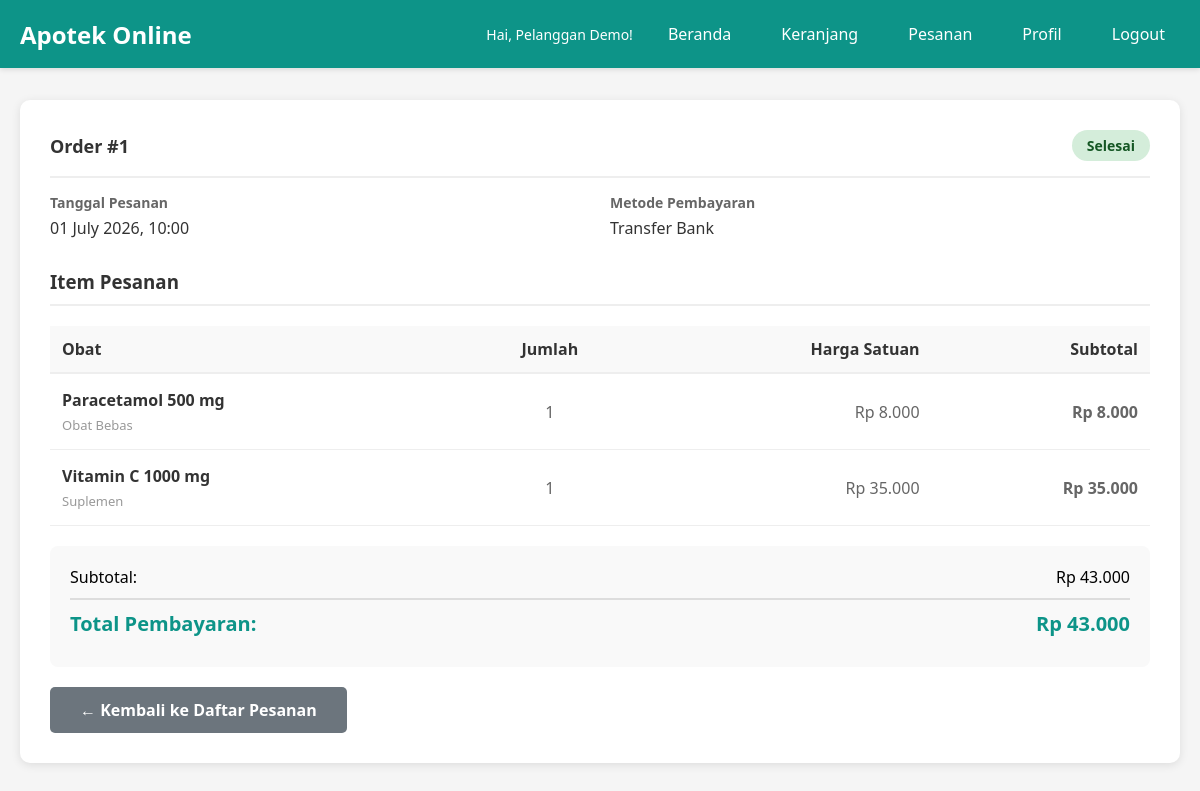
The page /user/order-detail.php?id=1 (signed in) on the database its author committed.
### tables this page shows
CREATE TABLE IF NOT EXISTS orders (
  id INT UNSIGNED AUTO_INCREMENT PRIMARY KEY,
  user_id INT UNSIGNED NOT NULL,
  order_date DATETIME NOT NULL DEFAULT CURRENT_TIMESTAMP,
  total_price DECIMAL(12,2) NOT NULL,
  payment_method VARCHAR(50) NOT NULL,
  status ENUM('pending', 'completed', 'cancelled') NOT NULL DEFAULT 'pending',
  CONSTRAINT fk_orders_user FOREIGN KEY (user_id) REFERENCES users(id)
);

CREATE TABLE IF NOT EXISTS order_details (
  id INT UNSIGNED AUTO_INCREMENT PRIMARY KEY,
  order_id INT UNSIGNED NOT NULL,
  medicine_id INT UNSIGNED NOT NULL,
  quantity INT NOT NULL,
  price_at_purchase DECIMAL(12,2) NOT NULL,
  CONSTRAINT fk_order_details_order FOREIGN KEY (order_id) REFERENCES orders(id),
  CONSTRAINT fk_order_details_medicine FOREIGN KEY (medicine_id) REFERENCES medicines(id)
);

CREATE TABLE IF NOT EXISTS medicines (
  id INT UNSIGNED AUTO_INCREMENT PRIMARY KEY,
  name VARCHAR(150) NOT NULL,
  description TEXT NULL,
  price DECIMAL(12,2) NOT NULL,
  stock INT NOT NULL DEFAULT 0,
  category VARCHAR(100) NOT NULL,
  image VARCHAR(255) NULL,
  created_at TIMESTAMP NOT NULL DEFAULT CURRENT_TIMESTAMP
);

### user/order-detail.php (the view, shortened to what this page needs)
<?php
include '../config/database.php';
$user_id = $_SESSION['user_id'];
$order_id = ($_GET['id']);
$order_query = "SELECT * FROM orders WHERE id='$order_id' AND user_id='$user_id'";
$order_result = mysqli_query($db, $order_query);
$order = mysqli_fetch_assoc($order_result);
$details_query = "SELECT od.*, m.name, m.category, m.description
                 FROM order_details od
                 JOIN medicines m ON od.medicine_id = m.id
                 WHERE od.order_id = '$order_id'";
$details = mysqli_query($db, $details_query);
?>
<!DOCTYPE html>
<html lang="id">
<head>
    <link rel="stylesheet" href="../assets/css/user.css">
</head>
<body>
    <?php include "../layout/userheader.php" ?>
    <div class="container">
        <div class="detail-card">
            <div class="order-header">
                <div class="order-id">Order #<?php echo $order['id']; ?></div>
                <div class="order-status status-<?php echo $order['status']; ?>">
                    <?php
                    $status_text = [
                        'completed' => 'Selesai',
                        'pending' => 'Menunggu',
                        'cancelled' => 'Dibatalkan'
                    ];
                    echo $status_text[$order['status']] ?? $order['status'];
                    ?>
                </div>
            </div>
            <div class="info-grid">
                <div class="info-item">
                    <strong>Tanggal Pesanan</strong>
                    <span><?php echo date('d F Y, H:i', strtotime($order['order_date'])); ?></span>
                </div>
                <div class="info-item">
                    <strong>Metode Pembayaran</strong>
                    <span><?php echo htmlspecialchars($order['payment_method']); ?></span>
                </div>
            </div>
            <h3>Item Pesanan</h3>
            <table class="items-table">
                <thead>
                    <tr>
                        <th>Obat</th>
                        <th style="text-align: center;">Jumlah</th>
                        <th style="text-align: right;">Harga Satuan</th>
                        <th style="text-align: right;">Subtotal</th>
                    </tr>
                </thead>
                <tbody>
                    <?php
                    $subtotal_all = 0;
                    while ($item = mysqli_fetch_assoc($details)):
                        $subtotal = $item['quantity'] * $item['price_at_purchase'];
                        $subtotal_all += $subtotal;
                    ?>
                        <tr>
                            <td>
                                <div class="item-name"><?php echo htmlspecialchars($item['name']); ?></div>
                                <div class="item-category"><?php echo htmlspecialchars($item['category']); ?></div>
                            </td>
                            <td style="text-align: center;"><?php echo $item['quantity']; ?></td>
                            <td style="text-align: right;">
                                Rp <?php echo number_format($item['price_at_purchase'], 0, ',', '.'); ?>
                            </td>
                            <td style="text-align: right; font-weight: 600;">
                                Rp <?php echo number_format($subtotal, 0, ',', '.'); ?>
                            </td>
                        </tr>
                    <?php endwhile; ?>
                </tbody>
            </table>
            <div class="total-section">
                <div class="total-row">
                    <span>Subtotal:</span>
                    <span>Rp <?php echo number_format($subtotal_all, 0, ',', '.'); ?></span>
                </div>
                <div class="total-row grand">
                    <span>Total Pembayaran:</span>
                    <span>Rp <?php echo number_format($order['total_price'], 0, ',', '.'); ?></span>
                </div>
            </div>
            <a href="orders.php" class="back-button">← Kembali ke Daftar Pesanan</a>
        </div>
    </div>
</body>
</html>

### assets/css/user.css (style rules this page uses)
* { margin: 0; padding: 0; box-sizing: border-box; }
body { font-family: 'Segoe UI', Tahoma, Geneva, Verdana, sans-serif; background: #f5f5f5; padding-top: 70px; }
.container { max-width: 1200px; margin: 30px auto; padding: 0 20px; }
.item-category { color: #999; font-size: 13px; }
.order-header { display: flex; justify-content: space-between; align-items: center; margin-bottom: 15px; padding-bottom: 15px; border-bottom: 2px solid #eee; }
.order-id { font-size: 18px; font-weight: 600; color: #333; }
.order-status { padding: 6px 15px; border-radius: 20px; font-size: 14px; font-weight: 600; }
.status-completed { background: #d4edda; color: #155724; }
.detail-card { background: white; border-radius: 10px; box-shadow: 0 2px 10px rgba(0,0,0,0.1); padding: 30px; margin-bottom: 20px; }
.info-grid { display: grid; grid-template-columns: repeat(2, 1fr); gap: 20px; margin-bottom: 30px; }
.info-item strong { display: block; color: #666; margin-bottom: 5px; font-size: 14px; }
.info-item span { color: #333; font-size: 16px; }
h3 { color: #333; margin-bottom: 20px; padding-bottom: 10px; border-bottom: 2px solid #eee; }
.items-table { width: 100%; border-collapse: collapse; }
.items-table th { background: #f9f9f9; padding: 12px; text-align: left; font-weight: 600; color: #333; border-bottom: 2px solid #eee; }
.items-table td { padding: 15px 12px; border-bottom: 1px solid #eee; color: #666; }
.item-name { color: #333; font-weight: 600; margin-bottom: 5px; }
.total-section { background: #f9f9f9; padding: 20px; border-radius: 8px; margin-top: 20px; }
.total-row { display: flex; justify-content: space-between; margin-bottom: 10px; }
.total-row.grand { font-size: 20px; font-weight: 700; color: #0d9488; padding-top: 10px; border-top: 2px solid #ddd; }
.back-button { display: inline-block; margin-top: 20px; padding: 12px 30px; background: #6c757d; color: white; text-decoration: none; border-radius: 5px; font-weight: 600; transition: transform 0.2s; }

### rows shown on the page
orders: id "1", status "Selesai", order_date "01 July 2026, 10:00", payment_method "Transfer Bank", total_price "43.000"
order_details: medicine.name "Paracetamol 500 mg", medicine.category "Obat Bebas", quantity "1", price_at_purchase "8.000", subtotal "8.000"
order_details: medicine.name "Vitamin C 1000 mg", medicine.category "Suplemen", quantity "1", price_at_purchase "35.000", subtotal "35.000"

### other values the page prints
$_SESSION['full_name'] "Pelanggan Demo"
$subtotal_all "43.000"
